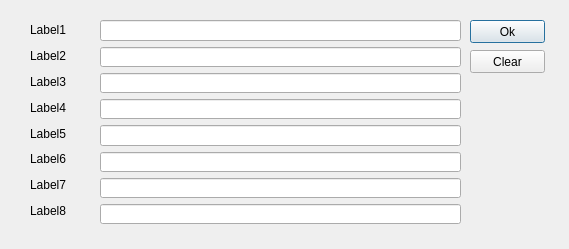
<ui version="4.0">
 <class>QArticleClass</class>
 <widget class="QDialog" name="QArticleClass">
  <property name="geometry">
   <rect>
    <x>0</x>
    <y>0</y>
    <width>569</width>
    <height>249</height>
   </rect>
  </property>
  <property name="windowTitle">
   <string>Article</string>
  </property>
  <widget class="QPushButton" name="pushButton">
   <property name="geometry">
    <rect>
     <x>470</x>
     <y>20</y>
     <width>75</width>
     <height>23</height>
    </rect>
   </property>
   <property name="text">
    <string>Ok</string>
   </property>
  </widget>
  <widget class="QWidget" name="verticalLayout_2">
   <property name="geometry">
    <rect>
     <x>100</x>
     <y>20</y>
     <width>361</width>
     <height>204</height>
    </rect>
   </property>
   <layout class="QVBoxLayout">
    <property name="spacing">
     <number>6</number>
    </property>
    <property name="margin">
     <number>0</number>
    </property>
    <item>
     <widget class="QLineEdit" name="lineEdit"/>
    </item>
    <item>
     <widget class="QLineEdit" name="lineEdit_2"/>
    </item>
    <item>
     <widget class="QLineEdit" name="lineEdit_3"/>
    </item>
    <item>
     <widget class="QLineEdit" name="lineEdit_4"/>
    </item>
    <item>
     <widget class="QLineEdit" name="lineEdit_5"/>
    </item>
    <item>
     <widget class="QLineEdit" name="lineEdit_6"/>
    </item>
    <item>
     <widget class="QLineEdit" name="lineEdit_7"/>
    </item>
    <item>
     <widget class="QLineEdit" name="lineEdit_8"/>
    </item>
   </layout>
  </widget>
  <widget class="QWidget" name="verticalLayout">
   <property name="geometry">
    <rect>
     <x>30</x>
     <y>20</y>
     <width>71</width>
     <height>201</height>
    </rect>
   </property>
   <layout class="QVBoxLayout">
    <property name="spacing">
     <number>6</number>
    </property>
    <property name="margin">
     <number>0</number>
    </property>
    <item>
     <widget class="QLabel" name="label_2">
      <property name="text">
       <string>Label1</string>
      </property>
     </widget>
    </item>
    <item>
     <widget class="QLabel" name="label">
      <property name="text">
       <string>Label2</string>
      </property>
     </widget>
    </item>
    <item>
     <widget class="QLabel" name="label_3">
      <property name="text">
       <string>Label3</string>
      </property>
     </widget>
    </item>
    <item>
     <widget class="QLabel" name="label_4">
      <property name="text">
       <string>Label4</string>
      </property>
     </widget>
    </item>
    <item>
     <widget class="QLabel" name="label_5">
      <property name="text">
       <string>Label5</string>
      </property>
     </widget>
    </item>
    <item>
     <widget class="QLabel" name="label_6">
      <property name="text">
       <string>Label6</string>
      </property>
     </widget>
    </item>
    <item>
     <widget class="QLabel" name="label_7">
      <property name="text">
       <string>Label7</string>
      </property>
     </widget>
    </item>
    <item>
     <widget class="QLabel" name="label_8">
      <property name="text">
       <string>Label8</string>
      </property>
     </widget>
    </item>
   </layout>
  </widget>
  <widget class="QPushButton" name="pushButton_2">
   <property name="geometry">
    <rect>
     <x>470</x>
     <y>50</y>
     <width>75</width>
     <height>23</height>
    </rect>
   </property>
   <property name="text">
    <string>Clear</string>
   </property>
  </widget>
 </widget>
 <layoutdefault spacing="6" margin="11"/>
 <tabstops>
  <tabstop>lineEdit</tabstop>
  <tabstop>lineEdit_2</tabstop>
  <tabstop>lineEdit_3</tabstop>
  <tabstop>lineEdit_4</tabstop>
  <tabstop>lineEdit_5</tabstop>
  <tabstop>lineEdit_6</tabstop>
  <tabstop>lineEdit_7</tabstop>
  <tabstop>lineEdit_8</tabstop>
  <tabstop>pushButton</tabstop>
  <tabstop>pushButton_2</tabstop>
 </tabstops>
 <resources/>
 <connections>
  <connection>
   <sender>pushButton_2</sender>
   <signal>pressed()</signal>
   <receiver>lineEdit_8</receiver>
   <slot>clear()</slot>
   <hints>
    <hint type="sourcelabel">
     <x>506</x>
     <y>65</y>
    </hint>
    <hint type="destinationlabel">
     <x>457</x>
     <y>218</y>
    </hint>
   </hints>
  </connection>
  <connection>
   <sender>pushButton_2</sender>
   <signal>pressed()</signal>
   <receiver>lineEdit_7</receiver>
   <slot>clear()</slot>
   <hints>
    <hint type="sourcelabel">
     <x>476</x>
     <y>70</y>
    </hint>
    <hint type="destinationlabel">
     <x>454</x>
     <y>184</y>
    </hint>
   </hints>
  </connection>
  <connection>
   <sender>pushButton_2</sender>
   <signal>pressed()</signal>
   <receiver>lineEdit_6</receiver>
   <slot>clear()</slot>
   <hints>
    <hint type="sourcelabel">
     <x>523</x>
     <y>72</y>
    </hint>
    <hint type="destinationlabel">
     <x>455</x>
     <y>160</y>
    </hint>
   </hints>
  </connection>
  <connection>
   <sender>pushButton_2</sender>
   <signal>pressed()</signal>
   <receiver>lineEdit_5</receiver>
   <slot>clear()</slot>
   <hints>
    <hint type="sourcelabel">
     <x>488</x>
     <y>72</y>
    </hint>
    <hint type="destinationlabel">
     <x>419</x>
     <y>133</y>
    </hint>
   </hints>
  </connection>
  <connection>
   <sender>pushButton_2</sender>
   <signal>pressed()</signal>
   <receiver>lineEdit_4</receiver>
   <slot>clear()</slot>
   <hints>
    <hint type="sourcelabel">
     <x>533</x>
     <y>72</y>
    </hint>
    <hint type="destinationlabel">
     <x>449</x>
     <y>108</y>
    </hint>
   </hints>
  </connection>
  <connection>
   <sender>pushButton_2</sender>
   <signal>pressed()</signal>
   <receiver>lineEdit_3</receiver>
   <slot>clear()</slot>
   <hints>
    <hint type="sourcelabel">
     <x>514</x>
     <y>72</y>
    </hint>
    <hint type="destinationlabel">
     <x>439</x>
     <y>82</y>
    </hint>
   </hints>
  </connection>
  <connection>
   <sender>pushButton_2</sender>
   <signal>pressed()</signal>
   <receiver>lineEdit_2</receiver>
   <slot>clear()</slot>
   <hints>
    <hint type="sourcelabel">
     <x>544</x>
     <y>60</y>
    </hint>
    <hint type="destinationlabel">
     <x>454</x>
     <y>52</y>
    </hint>
   </hints>
  </connection>
  <connection>
   <sender>pushButton_2</sender>
   <signal>pressed()</signal>
   <receiver>lineEdit</receiver>
   <slot>clear()</slot>
   <hints>
    <hint type="sourcelabel">
     <x>543</x>
     <y>61</y>
    </hint>
    <hint type="destinationlabel">
     <x>455</x>
     <y>32</y>
    </hint>
   </hints>
  </connection>
 </connections>
</ui>
